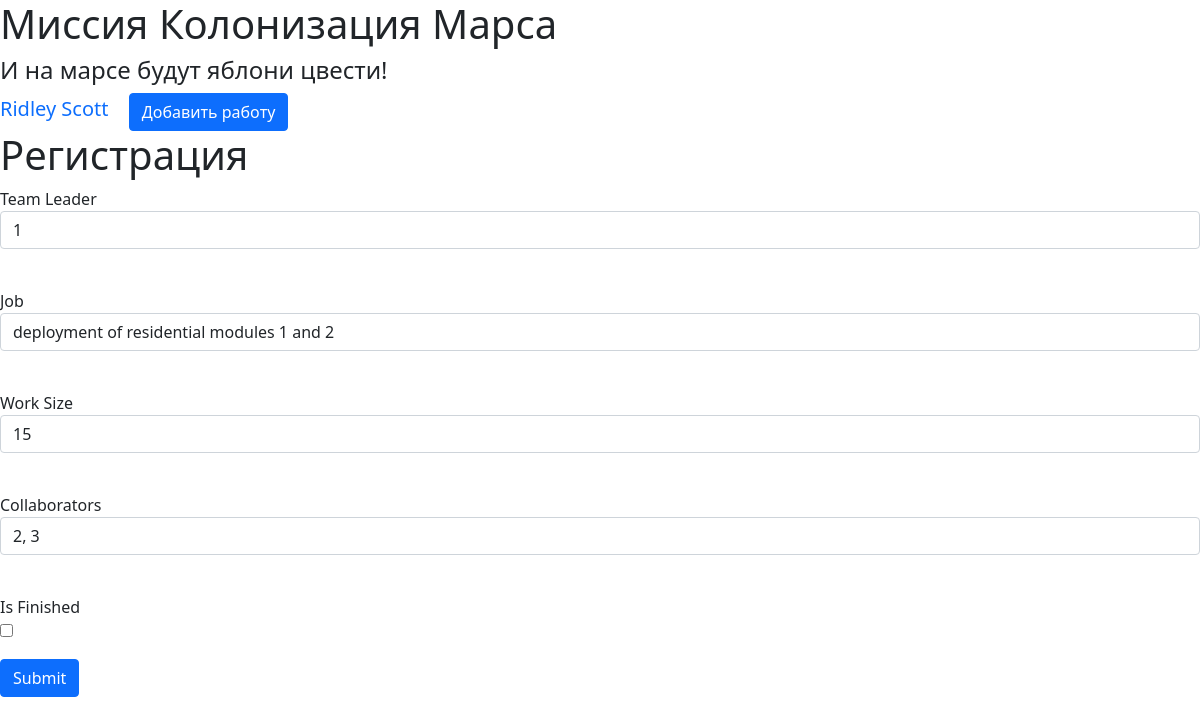
The page /redactjob/1 (signed in) on the database as committed earlier.
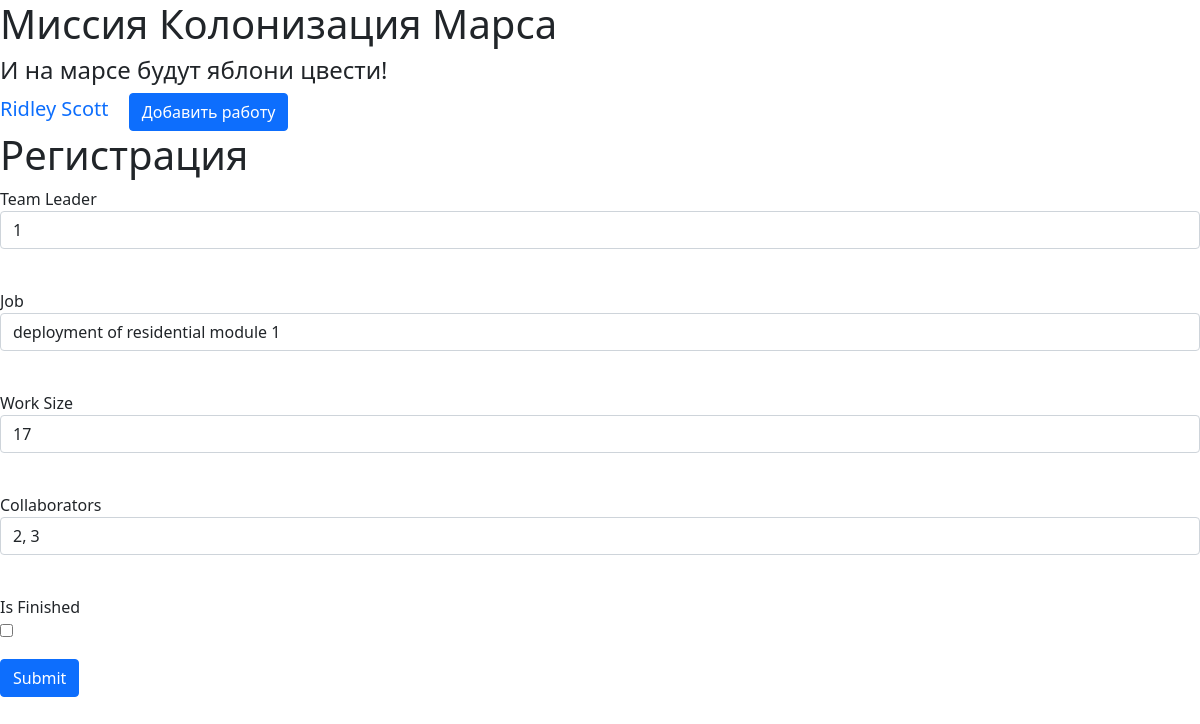
The same page on the database as committed later.
### data/users.py (models this page shows, shortened)
class User(SqlAlchemyBase, UserMixin):
    __tablename__ = 'users'
    id = sqlalchemy.Column(sqlalchemy.Integer,
                           primary_key=True, autoincrement=True)
    surname = sqlalchemy.Column(sqlalchemy.String, nullable=True)
    name = sqlalchemy.Column(sqlalchemy.String, nullable=True)
    age = sqlalchemy.Column(sqlalchemy.Integer, nullable=True)
    position = sqlalchemy.Column(sqlalchemy.String, nullable=True)
    speciality = sqlalchemy.Column(sqlalchemy.String, nullable=True)
    address = sqlalchemy.Column(sqlalchemy.String, nullable=True)
    email = sqlalchemy.Column(sqlalchemy.String,
                              unique=True)
    hashed_password = sqlalchemy.Column(sqlalchemy.String)
    modified_date = sqlalchemy.Column(sqlalchemy.DateTime,
                                      default=datetime.datetime.now)
    job = orm.relationship("Jobs", back_populates='team_lead')

### data/jobs.py (models this page shows)
class Jobs(SqlAlchemyBase):
    __tablename__ = 'jobs'
    id = sqlalchemy.Column(sqlalchemy.Integer,
                           primary_key=True, autoincrement=True)
    team_leader = sqlalchemy.Column(sqlalchemy.Integer, sqlalchemy.ForeignKey("users.id"))
    job = sqlalchemy.Column(sqlalchemy.String, unique=True)
    work_size = sqlalchemy.Column(sqlalchemy.Integer)
    collaborators = sqlalchemy.Column(sqlalchemy.String, nullable=True)
    is_finished = sqlalchemy.Column(sqlalchemy.Boolean)
    start_date = sqlalchemy.Column(sqlalchemy.DateTime,
                                   default=datetime.datetime.now)
    end_date = sqlalchemy.Column(sqlalchemy.DateTime,
                                 default=datetime.datetime.now)
    team_lead = orm.relationship('User')

### main.py (the view, shortened to what this page needs)
@app.route('/redactjob/<int:id>', methods=['GET', 'POST'])
@login_required
def redact_job(id):
    form = AddJobForm()
    if request.method == "GET":
        db_sess = db_session.create_session()
        jobs = db_sess.query(Jobs).filter(Jobs.id == id,
                                          Jobs.team_leader == current_user.id).first()
        if jobs:
            form.job.data = jobs.job
            form.team_leader.data = jobs.team_leader
            form.team_leader(disableed=True)
            form.work_size.data = jobs.work_size
            form.collaborators.data = jobs.collaborators
            form.is_finished.data = jobs.is_finished
        else:
            abort(404)
    return render_template('addjob.html', title='Добавление работы', form=form)

### data/addjobform.py
class AddJobForm(FlaskForm):
    team_leader = IntegerField(validators=[DataRequired()])
    job = StringField(validators=[DataRequired()])
    work_size = IntegerField(validators=[DataRequired()])
    collaborators = StringField(validators=[DataRequired()])
    is_finished = BooleanField()
    submit = SubmitField()

### data/db_session.py (called while the page is built)
def create_session() -> Session:
    global __factory
    return __factory()

### main.py (called while the page is built)
@login_manager.user_loader
def load_user(user_id):
    db_sess = db_session.create_session()
    return db_sess.query(User).get(user_id)

### templates/addjob.html (shortened to what this page needs)
{% extends "base.html" %}
{% block content %}
<h1>Регистрация</h1>
<form action="" method="post">
    <p>
        {{ form.team_leader.label }}<br>
        {{ form.team_leader(class="form-control") }}<br>
    </p>
    <p>
        {{ form.job.label }}<br>
        {{ form.job(class="form-control") }}<br>
    </p>
    <p>
        {{ form.work_size.label }}<br>
        {{ form.work_size(class="form-control") }}<br>
    </p>
    <p>
        {{ form.collaborators.label }}<br>
        {{ form.collaborators(class="form-control") }}<br>
    </p>
    <p>
        {{ form.is_finished.label }}<br>
        {{ form.is_finished(class="form-checkbox") }}<br>
    </p>
    <p>{{ form.submit(type="submit", class="btn btn-primary") }}</p>
</form>
{% endblock %}

### templates/base.html (shortened to what this page needs)
<!DOCTYPE html>
<html lang="en">
<head>
        <link rel="stylesheet"
              href="https://cdn.jsdelivr.net/npm/bootstrap@5.0.0-beta1/dist/css/bootstrap.min.css"
>
    </head>
    <body>
        <h1>Миссия Колонизация Марса</h1>
        <h4>И на марсе будут яблони цвести!</h4>
        {% if current_user.is_authenticated %}
            <a class="navbar-brand" href="/logout">{{ current_user.name }} {{ current_user.surname }}</a>
            <a class="btn btn-primary " href="/addjob">Добавить работу</a>
        {% else %}
        <p>
            <a class="btn btn-primary " href="/register">Зарегистрироваться</a>
            <a class="btn btn-success" href="/login">Войти</a>
        </p>
        {% endif %}
        {% block content %}{% endblock %}
    </body>
</html>

Rows that differ between the two databases and show on the page:
changed Jobs: job "deployment of residential modules 1 and 2" → "deployment of residential module 1"; work_size "15" → "17"
